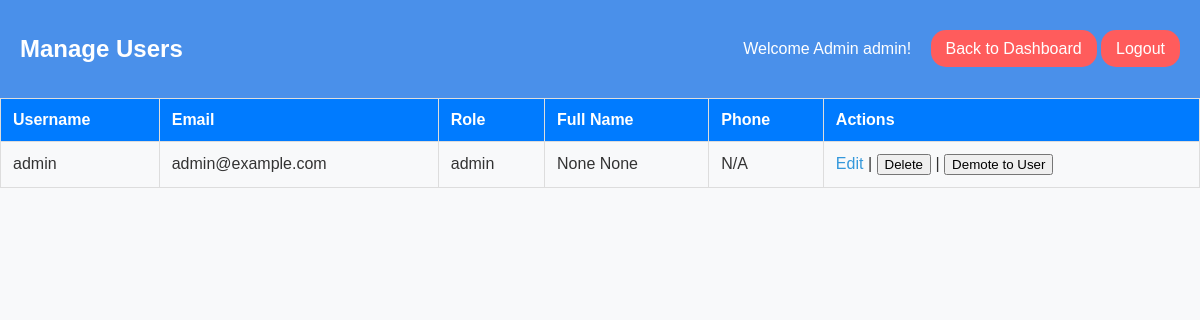
/manage_users (signed in), run on an earlier commit of the app's database.
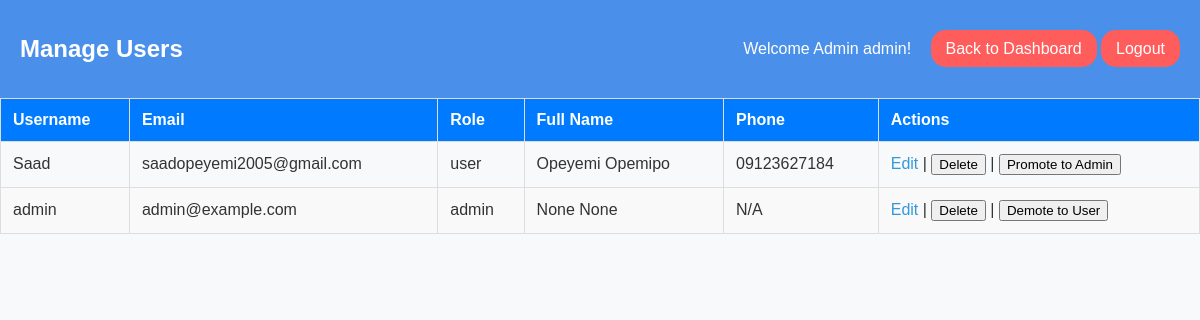
And on a later commit of the database.
### app.py (models this page shows)
class User(db.Model, UserMixin):
    id = db.Column(db.Integer, primary_key=True)
    email = db.Column(db.String(150), unique=True, nullable=False)
    username = db.Column(db.String(150), unique=True, nullable=False)
    password = db.Column(db.String(150), nullable=False)
    role = db.Column(db.String(50), nullable=False, default="user")
    projects = db.relationship('Project', backref='owner', lazy=True)
    first_name = db.Column(db.String(150), nullable=True)
    last_name = db.Column(db.String(150), nullable=True)
    phone = db.Column(db.String(20), nullable=True)
    is_superadmin = db.Column(db.Boolean, default=False)

### app.py (the view)
@app.route('/manage_users')
@login_required
def manage_users():
    if not is_admin():
        flash("Access denied: Admins only.", "danger")
        return redirect(url_for('manage_users.html'))
    users = User.query.order_by(User.username).all()
    return render_template('manage_users.html', users=users)

### app.py (called while the page is built)
@login_manager.user_loader
def load_user(user_id):
    return User.query.get(int(user_id))

def is_admin():
    return current_user.is_authenticated and current_user.role == "admin"

### templates/manage_users.html (shortened to what this page needs)
<!DOCTYPE html>
<html lang="en">
<head>
    <link rel="stylesheet" href="{{ url_for('static', filename='admin_dashboard.css') }}">
</head>
<body>
    <nav>
        <h1>Manage Users</h1>
        <div>
            <span>Welcome Admin {{ current_user.username }}!</span>
            <a href="{{ url_for('dashboard') }}" class="logout-btn">Back to Dashboard</a>
            <a href="{{ url_for('logout') }}" class="logout-btn">Logout</a>
        </div>
    </nav>
    <main>
        <table class="admin-table">
            <thead>
                <tr>
                    <th>Username</th>
                    <th>Email</th>
                    <th>Role</th>
                    <th>Full Name</th>
                    <th>Phone</th>
                    <th>Actions</th>
                </tr>
            </thead>
            <tbody>
                {% for user in users %}
                <tr>
                    <td>{{ user.username }}</td>
                    <td>{{ user.email }}</td>
                    <td>{{ user.role }}</td>
                    <td>{{ user.first_name }} {{ user.last_name }}</td>
                    <td>{{ user.phone or 'N/A' }}</td>
                    <td>
                        <a href="{{ url_for('edit_user', user_id=user.id) }}">Edit</a> |
                        <form action="{{ url_for('delete_user', user_id=user.id) }}" method="POST" style="display:inline;">
                            <button type="submit" onclick="return confirm('Are you sure you want to delete this user?');">Delete</button>
                        </form> |
                        <form action="{{ url_for('toggle_role', user_id=user.id) }}" method="POST" style="display:inline;">
                            <button type="submit">
                                {% if user.role == 'admin' %}Demote to User{% else %}Promote to Admin{% endif %}
                            </button>
                        </form>
                    </td>
                </tr>
                {% endfor %}
            </tbody>
        </table>
    </main>
</body>
</html>

What changed in the data, as far as the page shows it:
added User: username "Saad", email "saadopeyemi2005@gmail.com", role "user", first_name "Opeyemi", last_name "Opemipo", phone "09123627184", shows "Promote to Admin"
